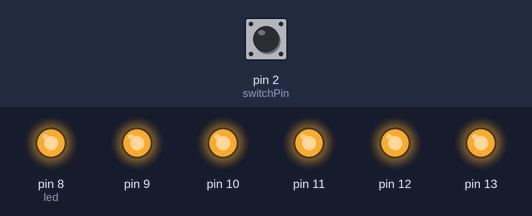
Bench run of a sketch on a simulated Arduino Uno, built with avr-gcc and run on an emulated ATmega328P. Parts: output pins drawn as LEDs (lit = HIGH). Inputs (shaded band) come from the test bench; at power-on: pin 2 (switchPin) LOW.

Above: at 7.4 s.
7.5 s: pin 2 (switchPin) pulled HIGH for 0.15 s
At 7.8 s:
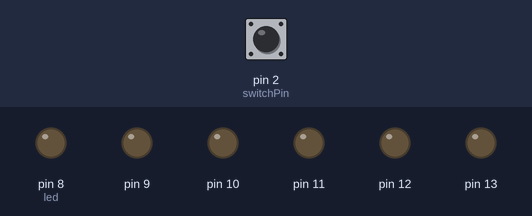
At 9.2 s:
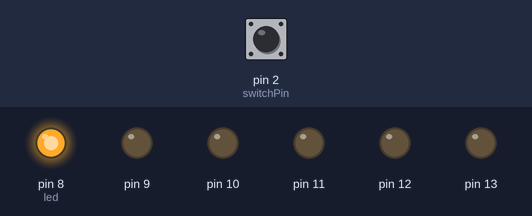
Timing chart, 0 to 15.2 s (numbered marks = the images above; inputs shaded):
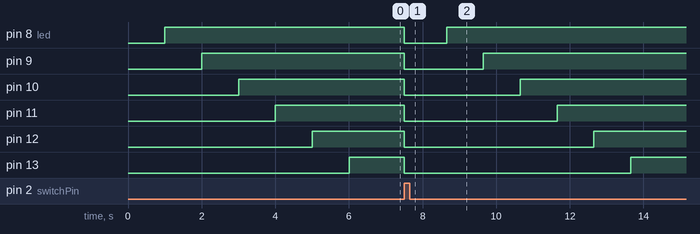

The sketch:

Project08_01.ino
```cpp
// named constant for the switch pin
const int switchPin = 2;

unsigned long previousTime = 0; // store the last time an LED was updated
int switchState = 0; // the current switch state
int prevSwitchState = 0; // the previous switch state
int led = 8; // a variable to refer to the LEDs

// 600000 = 10 minutes in milliseconds
long interval = 1000; // interval at which to light the next LED

void setup() {
  // set the LED pins as outputs
  for(int x = 8;x<14;x++){
    pinMode(x, OUTPUT);
  }
  // set the tilt switch pin as input
  pinMode(switchPin, INPUT);
}

void loop(){
  // store the time since the Arduino started running in a variable
  unsigned long currentTime = millis();

  // compare the current time to the previous time an LED turned on
  // if it is greater than your interval, run the if statement
  if(currentTime - previousTime > interval) {
    // save the current time as the last time you changed an LED
    previousTime = currentTime;
    // Turn the LED on
    digitalWrite(led, HIGH);
    // increment the led variable
    // in 10 minutes the next LED will light up
    led++;

    if(led == 13){
      // the hour is up
    }
  }

  // read the switch value
  switchState = digitalRead(switchPin);

  // if the switch has changed
  if(switchState != prevSwitchState){
    // turn all the LEDs low
    for(int x = 8;x<14;x++){
      digitalWrite(x, LOW);
    }

    // reset the LED variable to the first one
    led = 8;

    //reset the timer
    previousTime = currentTime;
  }
  // set the previous switch state to the current state
  prevSwitchState = switchState;
}
```

Measured:
- after the input at 7.5 s, pin 8 (led): HIGH → LOW at once, → HIGH 1.2 s later; pin 9: HIGH → LOW at once, → HIGH 2.2 s later; pin 10: HIGH → LOW at once, → HIGH 3.2 s later; pin 11: HIGH → LOW at once, → HIGH 4.2 s later; pin 12: HIGH → LOW at once, → HIGH 5.2 s later
